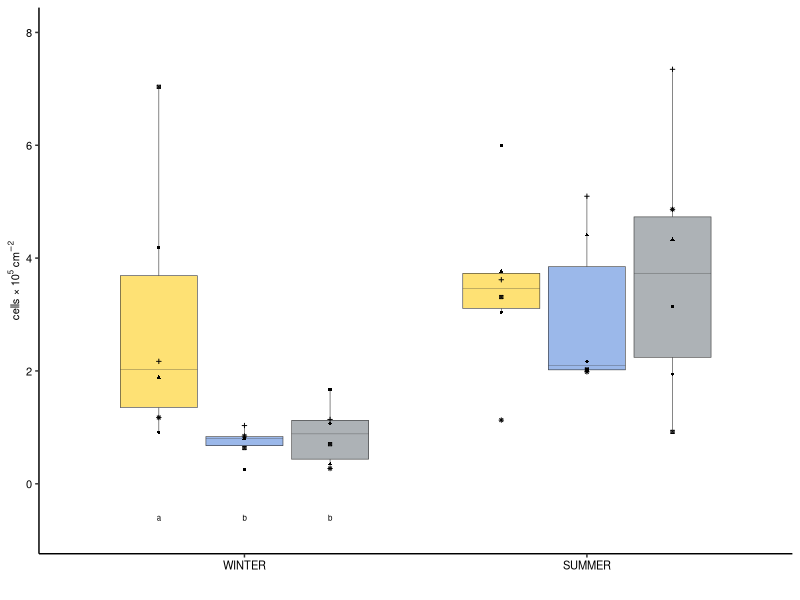
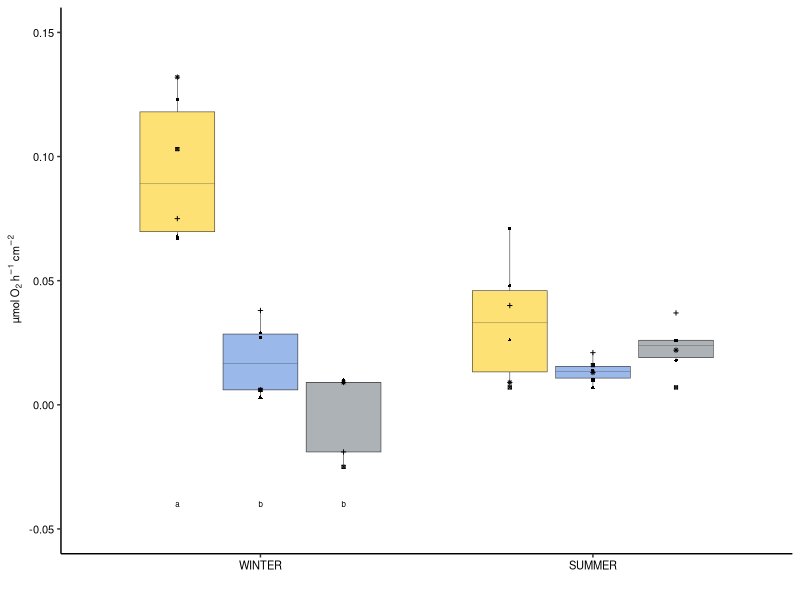
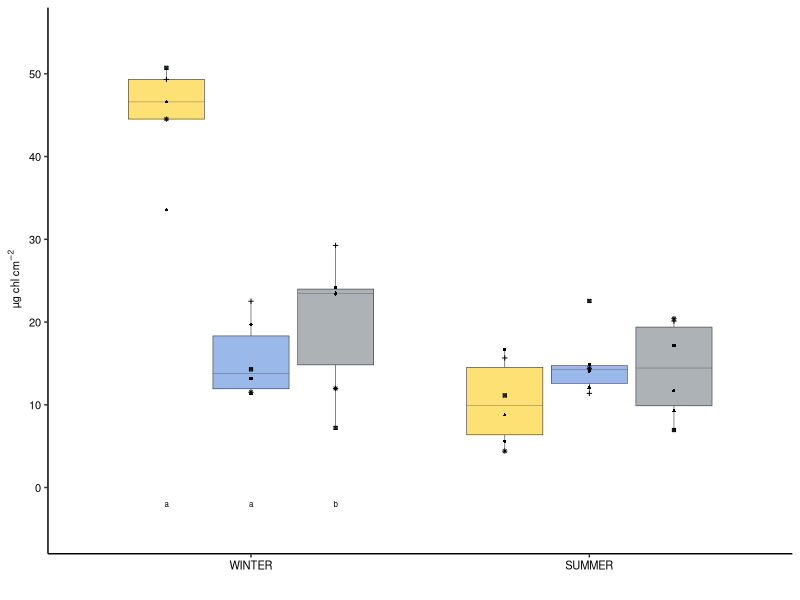
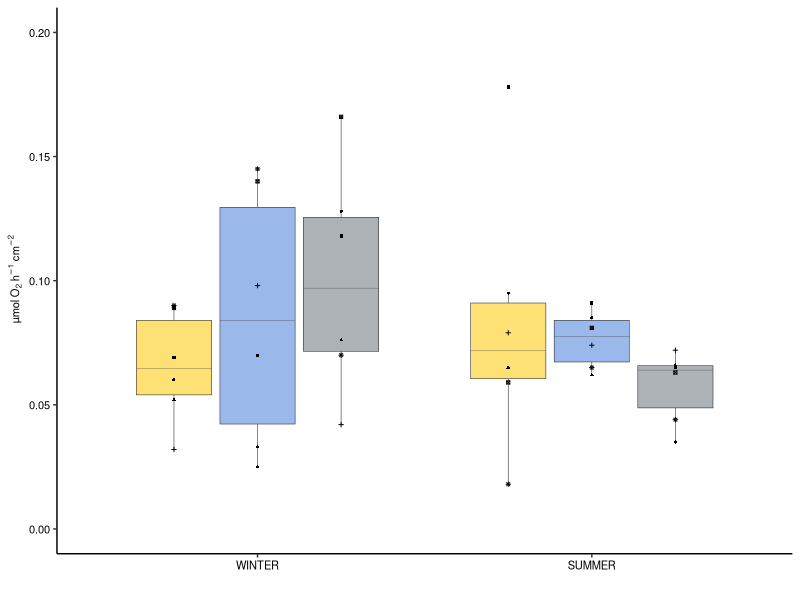
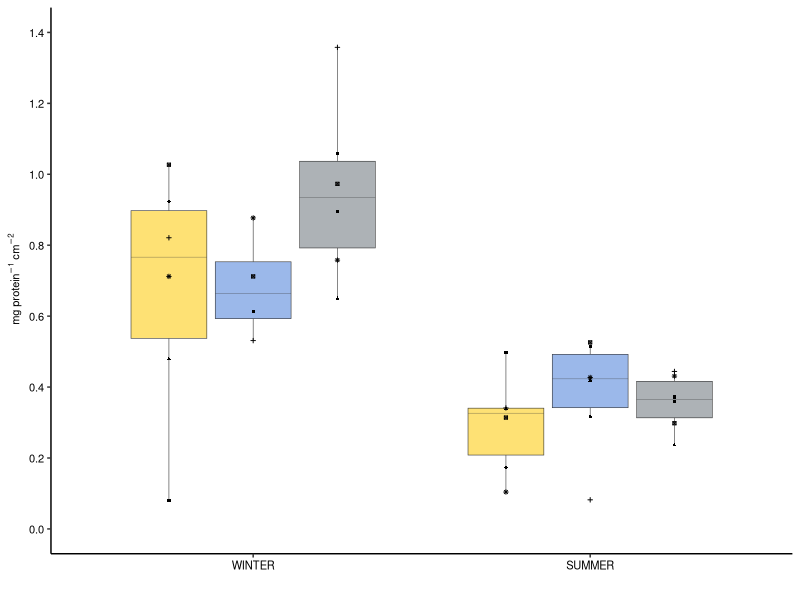
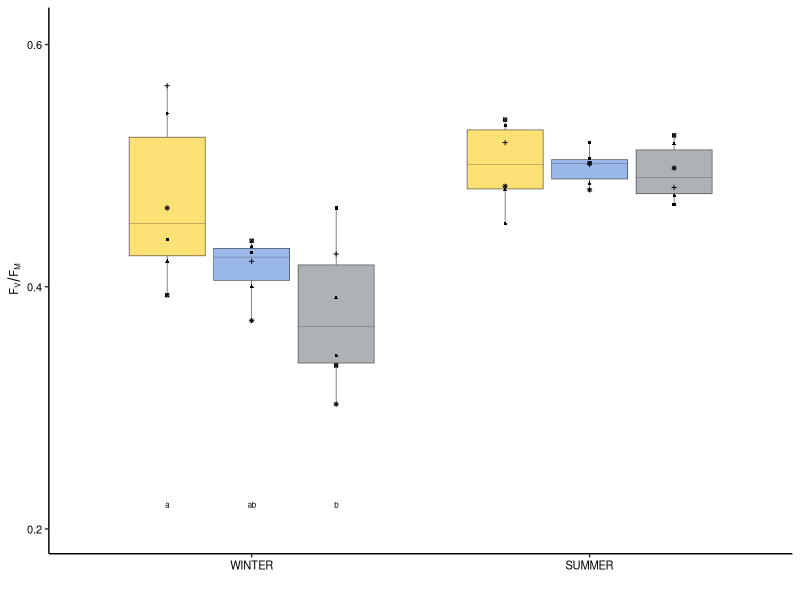
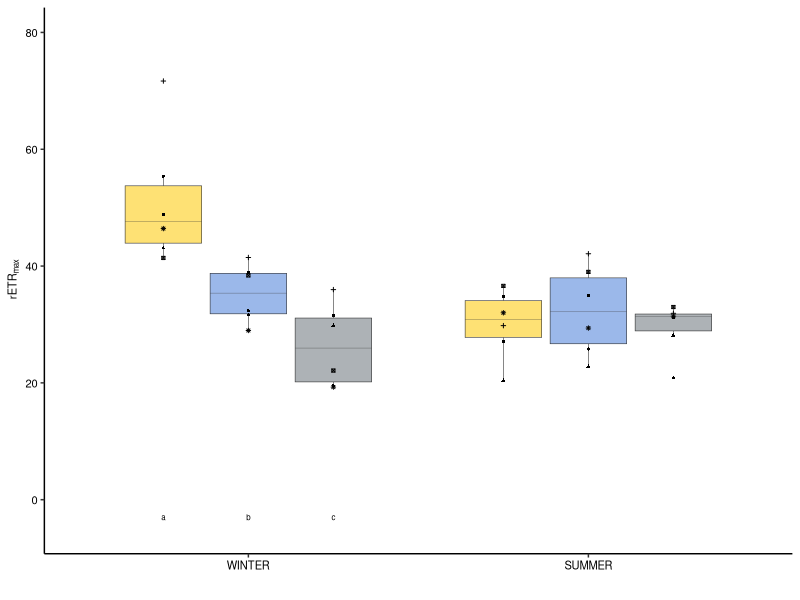
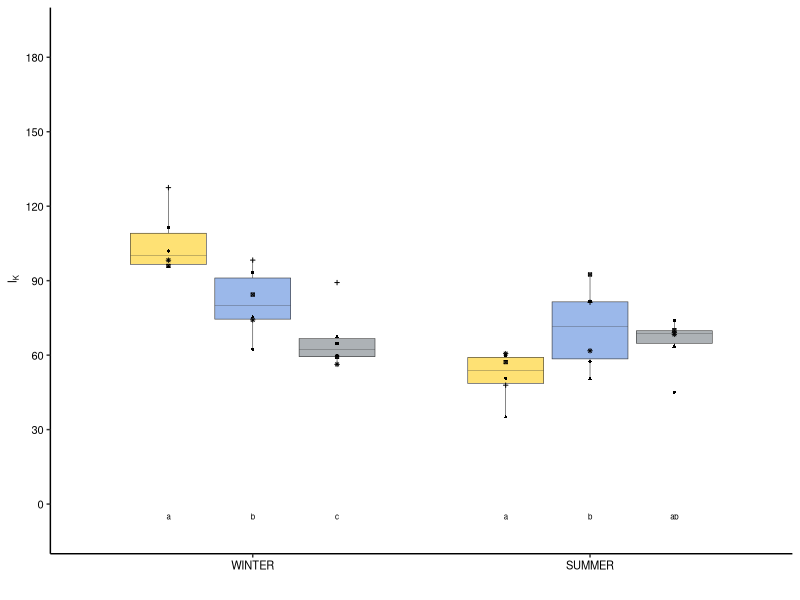

Generate these figures, in order, with R: (Note: this script raises an error after producing the figures.)
## ---- chunk 1
# load packages
library(ggplot2)
library(ggsci)
library(cowplot)

rd_s <- read.csv("stylo_rawdata_clean.csv")
View(rd_s)
str(rd_s)
colnames(rd_s)

# x axis label names
mynames <- c("WINTER", "SUMMER")
## ---- chunk 2
# cellscm plot
p_cellcm <- ggplot(rd_s, aes(day, cellcm, fill = treatment))+
 geom_boxplot(outlier.shape = "", fatten = 0.5, alpha = 0.7, lwd = 0.2)+
 geom_point(position = position_dodge(width = 0.75), aes(group=treatment, shape=geno), size = 0.75)+
  scale_x_discrete(labels = mynames)+
  theme_classic()+
  theme(axis.text.x =element_text(size = 8, colour = "black"), axis.text.y =element_text(size = 8, colour = "black"), axis.title.y = element_text(size = 8, colour = "black"),legend.position = c(0.9, 0.9), legend.title = element_blank(), legend.key.size = unit(6, "mm"))+
  scale_fill_simpsons()+
  scale_y_continuous(limits = c(-0.8, 8), breaks = seq(0,8,2))+
  labs(x="", y=expression(cells ~'×'~10^{5} ~cm^{-2}))+
  guides(shape = FALSE, fill = FALSE)+
  annotate("text", x = c(0.75, 1, 1.25), y = c(-0.6,-0.6,-0.6), label = c("a", "b", "b"), size = 2)
  
p_cellcm
## ---- chunk 3
# remove one outlier from t2m6, row 18
pcm_rd_s =  rd_s[-c(18), ]

# photosynthesis cm plot
p_pscm <- ggplot(pcm_rd_s, aes(day, pscm, fill = treatment))+
 geom_boxplot(outlier.shape = "", fatten = 0.5, alpha = 0.7, lwd = 0.2)+
 geom_point(position = position_dodge(width = 0.75), aes(group=treatment, shape=geno), size = 0.75)+
 scale_x_discrete(labels = mynames)+
  theme_classic()+
  theme(axis.text.x = element_text(size = 8, colour = "black"), axis.text.y = element_text(size = 8, colour = "black"), axis.title.y = element_text(size = 8, colour = "black"),legend.position = c(0.85, 0.8), legend.title = element_blank(), legend.key.size = unit(6, "mm"))+
  scale_fill_simpsons()+
  scale_y_continuous(limits = c(-0.05, 0.15), breaks = seq(-0.05,0.15, 0.05))+
  labs(x="", y=expression(~µmol ~O[2] ~h^{-1} ~cm^{-2}))+
  guides(shape = FALSE, fill = FALSE)+
  annotate("text", x = c(0.75, 1, 1.25), y = c(-0.04,-0.04,-0.04), label = c("a", "b", "b"), size = 2)

p_pscm
## ---- chunk 4
# remove one outlier from t2m6, row 6
chl_rd_s =  rd_s[-c(6), ]

# chlcm plot
p_chlcm <- ggplot(chl_rd_s, aes(day,chlcm, fill = treatment))+
geom_boxplot(outlier.shape = "", fatten = 0.5, alpha = 0.7, lwd = 0.2)+
  geom_point(position = position_dodge(width = 0.75), aes(group=treatment, shape=geno), size = 0.75)+
  scale_x_discrete(labels = mynames)+
 theme_classic()+
  theme(axis.text.x =element_text(size = 8, colour = "black"), axis.text.y =element_text(size = 8, colour = "black"), axis.title.y = element_text(size = 8, colour = "black"),legend.position = c(0.85, 0.8), legend.title = element_blank(), legend.key.size = unit(6, "mm"))+
 scale_fill_simpsons()+
  scale_y_continuous(limits = c(-5, 55), breaks = seq(0,60,10))+
 labs(x="", y=expression(~µg ~chl ~cm^{-2}))+
   guides(shape = FALSE, fill = FALSE)+
  annotate("text", x = c(0.75, 1, 1.25), y = c(-2, -2, -2), label = c("a", "a", "b"), size = 2)

p_chlcm
## ---- chunk 5
# rcm plot
p_rcm <- ggplot(rd_s, aes(day, rcm, fill = treatment))+
geom_boxplot(outlier.shape = "", fatten = 0.5, alpha = 0.7, lwd = 0.2)+
  geom_point(position = position_dodge(width = 0.75), aes(group=treatment, shape=geno), size = 0.75)+
  scale_x_discrete(labels = mynames)+
  theme_classic()+
  theme(axis.text.x =element_text(size = 8, colour = "black"), axis.text.y =element_text(size = 8, colour = "black"), axis.title.y = element_text(size = 8, colour = "black"),legend.position = c(0.85, 0.9), legend.title = element_blank(), legend.key.size = unit(6, "mm"))+
  scale_fill_simpsons()+
  scale_y_continuous(limits = c(0, 0.2), breaks = seq(0, 0.2, 0.05))+
  labs(x="", y=expression(~µmol ~O[2] ~h^{-1} ~cm^{-2}))+
  guides(shape = FALSE, fill = FALSE)

p_rcm
## ---- chunk 6
# remove two minus values from t2m3, row 7 and 8
tp_rd_s =  rd_s[-c(7,8), ]

# tpcm plot
p_tpcm <- ggplot(tp_rd_s, aes(day, tpcm, fill = treatment))+
geom_boxplot(outlier.shape = "", fatten = 0.5, alpha = 0.7, lwd = 0.2)+
 geom_point(position = position_dodge(width = 0.75), aes(group=treatment, shape=geno), size = 0.75)+
  scale_x_discrete(labels = mynames)+
  theme_classic()+
  theme(axis.text.x =element_text(size = 8, colour = "black"), axis.text.y =element_text(size = 8, colour = "black"), axis.title.y = element_text(size = 8, colour = "black"),legend.position = c(0.85, 0.8), legend.title = element_blank(), legend.key.size = unit(6, "mm"))+
  scale_fill_simpsons()+
  scale_y_continuous(limits = c(0, 1.4), breaks = seq(0,1.4,0.2))+
  labs(x="", y=expression(~mg ~protein^{-1} ~cm^{-2}))+
  guides(shape = FALSE,  fill = FALSE)

p_tpcm
## ---- chunk 7
# fvfm plot
p_fvfm <- ggplot(rd_s, aes(day, fvfm, fill = treatment))+
geom_boxplot(outlier.shape = "", fatten = 0.5, alpha = 0.7, lwd = 0.2)+
geom_point(position = position_dodge(width = 0.75), aes(group=treatment, shape=geno), size = 0.75)+
  scale_x_discrete(labels = mynames)+
 theme_classic()+
  theme(axis.text.x =element_text(size = 8, colour = "black"), axis.text.y =element_text(size = 8, colour = "black"), axis.title.y = element_text(size = 8, colour = "black"),legend.position = c(0.85, 0.9), legend.title = element_blank(), legend.key.size = unit(6, "mm"))+
 scale_fill_simpsons()+
  scale_y_continuous(limits = c(0.2, 0.61), breaks = seq(0.2,0.6,0.2))+
 labs(x="", y=expression(~F[V]/F[M]))+
   guides(shape = FALSE, fill = FALSE)+
  annotate("text", x = c(0.75, 1, 1.25), y = c(0.22,0.22, 0.22), label = c("a", "ab", "b"), size = 2)

p_fvfm
## ---- chunk 8
# etr plot
p_etr <- ggplot(rd_s, aes(day, etr, fill = treatment))+
geom_boxplot(outlier.shape = "", fatten = 0.5, alpha = 0.7, lwd = 0.2)+
geom_point(position = position_dodge(width = 0.75), aes(group=treatment, shape=geno), size = 0.75)+
  scale_x_discrete(labels = mynames)+
 theme_classic()+
  theme(axis.text.x =element_text(size = 8, colour = "black"), axis.text.y =element_text(size = 8, colour = "black"), axis.title.y = element_text(size = 8, colour = "black"), legend.position = c(0.85, 0.9), legend.title = element_blank(), legend.key.size = unit(6, "mm"))+
 scale_fill_simpsons()+
  scale_y_continuous(limits = c(-5, 80), breaks = seq(0,80,20))+
 labs(x="", y=expression(~rETR[max]))+
   guides(shape = FALSE, fill = FALSE)+
  annotate("text", x = c(0.75, 1, 1.25), y = c(-3,-3,-3), label = c("a", "b", "c"), size = 2)

p_etr
## ---- chunk 9
# ik plot
p_ik <- ggplot(rd_s, aes(day, ik, fill = treatment))+
geom_boxplot(outlier.shape = "", fatten = 0.5, alpha = 0.7, lwd = 0.2)+
  geom_point(position = position_dodge(width = 0.75), aes(group=treatment, shape=geno),  size = 0.75)+
  scale_x_discrete(labels = mynames)+
 theme_classic()+
  theme(axis.text.x =element_text(size = 8, colour = "black"), axis.text.y =element_text(size = 8, colour = "black"), axis.title.y = element_text(size = 8, colour = "black"), legend.position = c(0.85, 0.9), legend.title = element_blank(), legend.key.size = unit(6, "mm"))+
 scale_fill_simpsons()+
   scale_y_continuous(limits = c(-10, 190), breaks = seq(0,190,30))+
 labs(x="", y=expression(~I[K]))+
   guides(shape = FALSE, fill = FALSE)+
  annotate("text", x = c(0.75, 1, 1.25, 1.75, 2, 2.25), y = c(-5,-5,-5,-5,-5,-5), label = c("a", "b", "c", "a", "b", "ab"), size = 2)

p_ik
## ---- chunk 10
# alpha plot
p_alpha <- ggplot(rd_s, aes(day, alpha, fill = treatment))+
geom_boxplot(outlier.shape = "", fatten = 0.5, alpha = 0.7, lwd = 0.2)+
geom_point(position = position_dodge(width = 0.75), aes(group=treatment, shape=geno), size = 0.75)+
  scale_x_discrete(labels = mynames)+
 theme_classic()+
  theme(axis.text.x =element_text(size = 8, colour = "black"), axis.text.y =element_text(size = 8, colour = "black"), axis.title.y = element_text(size = 8, colour = "black"), legend.position = c(0.85, 0.9), legend.title = element_blank(), legend.key.size = unit(6, "mm"))+
 scale_fill_simpsons()+
  scale_y_continuous(limits = c(0.25, 0.92), breaks = seq(0.3,0.9,0.2))+
 labs(x="", y=expression(alpha))+
   guides(shape = FALSE,  fill = FALSE)+
  annotate("text", x = c(0.75, 1, 1.25, 1.75, 2, 2.25), y = c(0.27,0.27,0.27,0.27,0.27,0.27),label = c("a", "ab", "b", "a", "b", "b"), size = 2)

p_alpha
## ---- chunk 11
#photochemistry
plot1 = plot_grid(p_fvfm, a_fvfm, p_etr, a_etr, p_alpha, a_alpha, p_ik, a_ik, labels = c("A", "E", "B", "F", "C", "G", "D", "H"), label_size = 12, ncol = 2, align = "v")

ggsave2(filename = "figure_photosynthesis.pdf", plot1, width = 10, height = 18, units = "cm", dpi = 600)
ggsave2(filename = "figure_photosynthesis.jpeg", plot1, width = 10, height = 18, units = "cm", dpi = 600)


#resp and protein
plot2 = plot_grid(p_tpcm, a_tpcm, p_rcm, a_rcm, labels = c("A", "C", "B", "D"), label_size = 12, ncol = 2, align = "v")

ggsave2(filename = "figure_host.pdf", plot2, width = 10, height = 9, units = "cm", dpi = 600)
ggsave2(filename = "figure_host.jpeg", plot2, width = 10, height = 9, units = "cm", dpi = 600)


#cell density, chlorophyll, photosynthesis
plot3 = plot_grid(p_cellcm, a_cellcm, p_chlcm, a_chlcm, p_pscm, a_pscm, labels = c("A", "D", "B", "E", "C", "F"), label_size = 12, ncol = 2, align = "v")

ggsave2(filename = "figure_cell.pdf", plot3, width = 10, height = 13, units = "cm", dpi = 600)
ggsave2(filename = "figure_cell.jpeg", plot3, width = 10, height = 13, units = "cm", dpi = 600)
